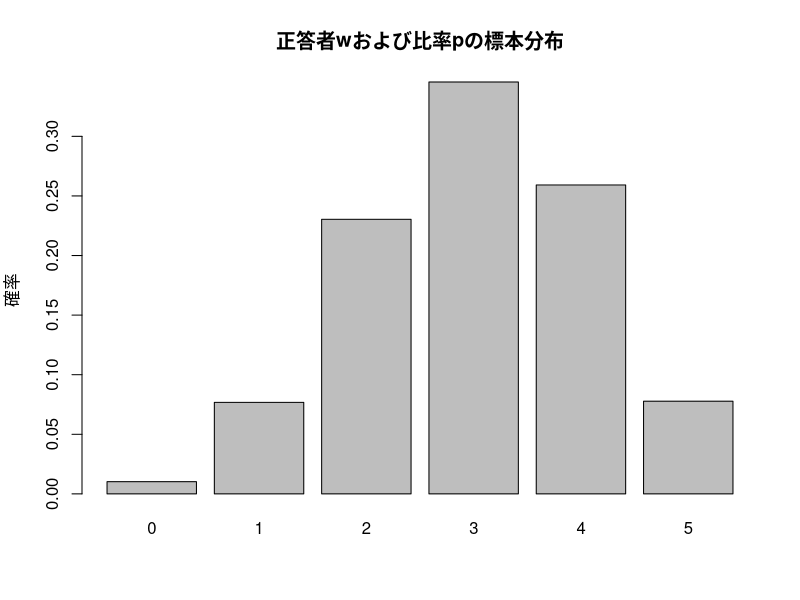
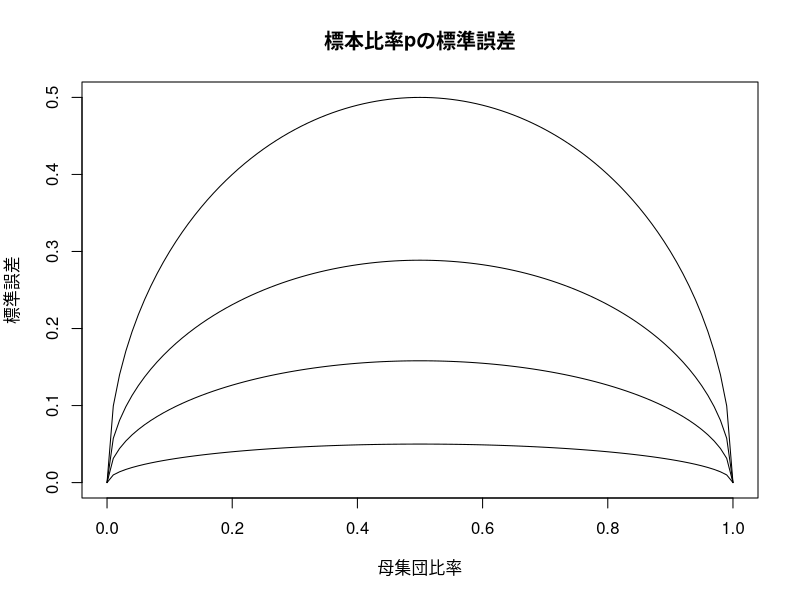

Write the R code that produced these figures, in order. (Note: this script raises an error after producing the figures.)
## ---- chunk 1
N <- 5
PI <- 0.6
w <- 0
## ---- chunk 2
gamma(N + 1) / (gamma(w + 1) * gamma(N - w + 1)) * PI ^w * (1 - PI) ^(N - w)
## ---- chunk 3
0.4 ^ 5
## ---- chunk 4
w <- c(0, 1, 2, 3, 4, 5)
w
## ---- chunk 5
gamma(N + 1) / (gamma(w + 1) * gamma(N - w + 1)) * PI ^w * (1 - PI) ^(N - w)
## ---- chunk 6
x <- gamma(N + 1) / (gamma(w + 1) * gamma(N - w + 1)) * PI ^w * (1 - PI) ^(N - w)

barplot(x, ylab = "確率", main = "正答者wおよび比率pの標本分布",
	names.arg = c(0,1,2,3,4,5))
## ---- chunk 7
sum(x * w)
## ---- chunk 8
N * PI
## ---- chunk 9
(N * PI) / N
## ---- chunk 10
set.seed(1234)
bin_sample <- rbinom(1000, 5, 0.6)
head(bin_sample, n = 10)
## ---- chunk 11
bin_sample / 5
mean(bin_sample / 5)
## ---- chunk 12
sqrt(sum((w - N * PI)^2 * x))
## ---- chunk 13
sqrt(N * PI * (1 - PI))
## ---- chunk 14
sqrt(PI * (1 - PI) / N)
## ---- chunk 15
Standard.error <- function(N, PI){
  sqrt(PI * (1 - PI) / N)
}
## ---- chunk 16
Standard.error(5, 0.6)
## ---- chunk 17
PI <- seq(0,1,by = 0.01)
plot(Standard.error(1, PI) ~ PI, type = "l", xlab = "母集団比率", ylab = "標準誤差", main = "標本比率pの標準誤差")
lines(Standard.error(3, PI) ~ PI)
lines(Standard.error(10, PI) ~ PI)	
lines(Standard.error(100, PI) ~ PI)
## ---- chunk 18
(1 / (0.05)^2) * 0.5 * (1 - 0.5)
## ---- chunk 19
dat <- read.csv(file = "data/itsudatsu_data.csv")	
dat
## ---- chunk 20
itsu_M <- subset(dat, sex == 1 & diff >= 3)
itsu_M
## ---- chunk 21
itsu_F <- subset(dat, sex == 2 & diff >= 3)
itsu_F
## ---- chunk 22
itsu_M_p <- nrow(itsu_M) / 20
itsu_M_p
itsu_F_p <- nrow(itsu_F) / 20
itsu_F_p
## ---- chunk 23
sqrt(itsu_M_p * (1 - itsu_M_p) / 20)
## ---- chunk 24
sqrt(itsu_F_p * (1 - itsu_F_p) / 20)
## ---- chunk 25
stand.norm <- function(z){
  (1 / sqrt(2 * pi)) * exp((-z ^2) / 2)
}
## ---- chunk 26
integrate(stand.norm, lower = 0, upper = 1.96)
## ---- chunk 27
knitr::include_graphics(path = "fig/zscore.png")
## ---- chunk 28
pnorm(1.96, mean = 0, sd = 1) - pnorm(0, mean = 0, sd = 1)
## ---- chunk 29
set.seed(1234)
std.norm.1 <- NA
for(i in 1:1000){
  std.norm.1[i] <- rnorm(1, mean = 0, sd = 1)
}
## ---- chunk 30
mean(std.norm.1)
sd(std.norm.1)
## ---- chunk 31
hist(std.norm.1, freq = FALSE, xlim = c(-4,4))
## ---- chunk 32
set.seed(1234)
std.norm.3 <- matrix(NA, ncol = 3, nrow = 1000)
for(i in 1:1000){
  std.norm.3[i, ] <- rnorm(3, mean = 0, sd = 1)
}
## ---- chunk 33
std.norm.3_mean <- rowMeans(std.norm.3)
## ---- chunk 34
mean(std.norm.3_mean)
sd(std.norm.3_mean)
## ---- chunk 35
hist(std.norm.3_mean, freq = FALSE, xlim = c(-4,4))
## ---- chunk 36
set.seed(1234)
std.norm.10 <- matrix(NA, ncol = 10, nrow = 1000)
for(i in 1:1000){
  std.norm.10[i, ] <- rnorm(10, mean = 0, sd = 1)
}
## ---- chunk 37
std.norm.10_mean <- rowMeans(std.norm.10)
## ---- chunk 38
mean(std.norm.10_mean)
sd(std.norm.10_mean)

sqrt(mean((std.norm.10_mean - mean(std.norm.10_mean))^2))
## ---- chunk 39
hist(std.norm.10_mean, freq = FALSE, xlim = c(-4,4))
## ---- chunk 40
pnorm(49, mean = 50, sd = 10 / sqrt(25)) + (1 - pnorm(51, mean = 50, sd = 10 / sqrt(25)))
## ---- chunk 41
(1 - pnorm(0.5, mean = 0, sd = 1)) *2
## ---- chunk 42
1 - pnorm(1.96)
pnorm(1.96, lower.tail = FALSE)
## ---- chunk 43
dat <- read.csv(file = "data/itsudatsu_data.csv")	
dat
## ---- chunk 44
diff_M <- dat$diff[dat$sex == 1]
diff_M
diff_F <- dat$diff[dat$sex == 2]
diff_F
## ---- chunk 45
sd(diff_M) / sqrt(20)
## ---- chunk 46
sd(diff_F) / sqrt(20)
## ---- chunk 47
ro <- seq(-1, 1,by = .01)
plot((1 - ro^2) / sqrt(20) ~ ro, type = "l", xlab = "母集団相関係数", ylab = "標準誤差", col = 1)
lines((1-ro^2) / sqrt(50) ~ ro, col = 2)	
lines((1-ro^2) / sqrt(100) ~ ro, col = 3)
lines((1-ro^2) / sqrt(200) ~ ro, col = 4)
lines((1-ro^2) / sqrt(300) ~ ro, col = 5)
legend("topright", legend = c("N = 20","N = 50","N = 100","N = 200","N = 300"), col = c("1","2","3","4","5"), lty = 1)
## ---- chunk 48
dat <- read.csv(file = "data/itsudatsu_data.csv")
itsu_M_6th <- dat$Grade_6th[dat$sex == 1]
itsu_M_8th <- dat$Grade_8th[dat$sex == 1]
cor(itsu_M_6th, itsu_M_8th)
## ---- chunk 49
(1 - cor(itsu_M_6th, itsu_M_8th)^2) / sqrt(20)
## ---- chunk 50
(1 / 2) * log((1 + 0.8) / (1 - 0.8))
## ---- chunk 51
fisher.z <- function(r){
		(1 / 2) * log((1 + r) / (1 - r))
  }
## ---- chunk 52
x <- seq(-1, 1, length = 50)
plot(fisher.z(x) ~ x, type = "l", xlab = "相関係数", ylab = "Z", main = "フィッシャーのZ変換")
## ---- chunk 53
set.seed(1234)
library(MASS)
random_r <- list()
random_cor <- NA
for(i in 1:1000){
  random_r[[i]] <- mvrnorm(100, mu = c(50, 50), Sigma = matrix(c(10*10, 10*10*0.6, 10*10*0.6, 10*10), ncol = 2))
  random_cor[i] <- cor(random_r[[i]][,1], random_r[[i]][,2])
}  
## ---- chunk 54
hist(random_cor, freq = FALSE, xlim = c(-1,1))
## ---- chunk 55
random_Z <- (1 / 2) * log((1 + random_cor) / (1 - random_cor))
## ---- chunk 56
hist(random_Z, freq = FALSE, xlim = c(-0.5,2))
## ---- chunk 57
mean(random_Z)
(1 / 2) * log((1 + 0.6) / (1 - 0.6))
## ---- chunk 58
sd(random_Z)
1 / (sqrt(100 - 3))
## ---- chunk 59
(1 / 2) * log((1 + 0.7) / (1 - 0.7))
## ---- chunk 60
1 - pnorm(1.706, mean = 0, sd = 1)
## ---- chunk 61
dat <- read.csv(file = "data/itsudatsu_data.csv")
reg_M <- dat[dat$sex == 1,]
## ---- chunk 62
reg <- summary(lm(itsu_M_8th ~ itsu_M_6th ,data = reg_M))	
reg
## ---- chunk 63
sd_G6 <- sqrt(mean((reg_M$Grade_6th -mean(reg_M$Grade_6th))^2))
sd_G8 <- sqrt(mean((reg_M$Grade_8th -mean(reg_M$Grade_8th))^2))
se_prime <- sd_G8 * sqrt(1 - cor(reg_M$Grade_6th, reg_M$Grade_8th) ^2) * sqrt(20 / (20 - 2))
se_prime / (sqrt(20) * sd_G6)
## ---- chunk 64
Standard.error <- function(N, PI){
  sqrt(PI * (1 - PI) / N)
}
## ---- chunk 65
set.seed(1234)
library(MASS)
random_r <- list()
random_exe <- NA
for(i in 1:1000){
  random_r[[i]] <- mvrnorm(100, mu = c(50, 50), Sigma = matrix(c(10*10, 10*10*0.8, 10*10*0.8, 10*10), ncol = 2))
  random_exe[i] <- cor(random_r[[i]][,1], random_r[[i]][,2])
}  
